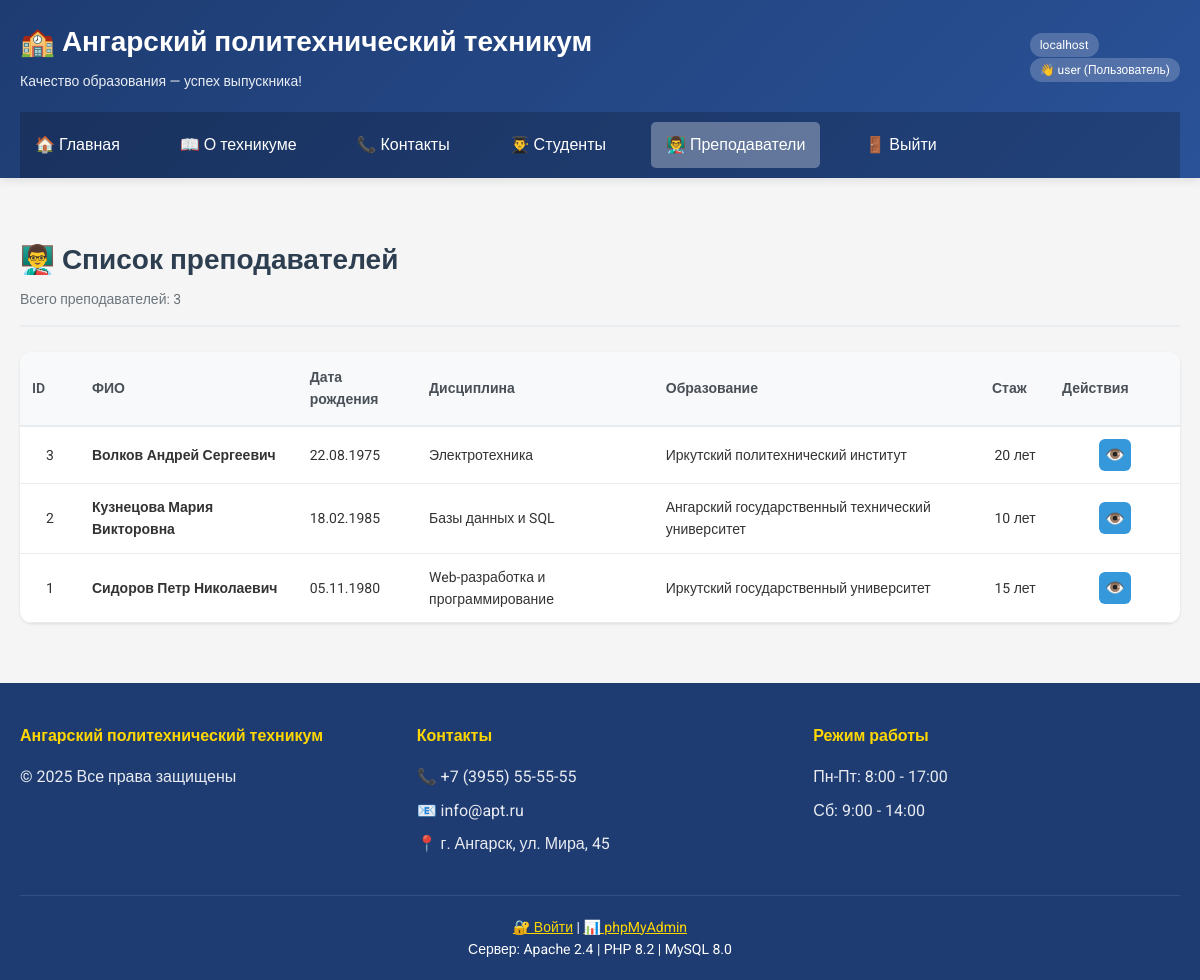
Page /teachers.php (signed in) on the committed database.
### tables this page shows
CREATE TABLE `teachers` (
  `id` int NOT NULL AUTO_INCREMENT,
  `full_name` varchar(150) NOT NULL,
  `birth_date` date DEFAULT NULL,
  `discipline` varchar(150) DEFAULT NULL,
  `education` varchar(200) DEFAULT NULL,
  `experience_years` int DEFAULT NULL,
  `phone` varchar(20) DEFAULT NULL,
  `email` varchar(100) DEFAULT NULL,
  `photo` varchar(255) DEFAULT NULL,
  `created_at` timestamp NULL DEFAULT CURRENT_TIMESTAMP,
  PRIMARY KEY (`id`)
);

### web/teachers.php (the view, shortened to what this page needs)
<?php
require_once 'db.php';
$teachers = $pdo->query("SELECT * FROM teachers ORDER BY id DESC")->fetchAll();
include 'template/header.php';
?>
<div class="teachers-page">
    <div class="page-header">
        <h2>👨‍🏫 Список преподавателей</h2>
        <p class="page-description">Всего преподавателей: <?= count($teachers) ?></p>
    </div>
    <div class="table-wrapper">
        <table class="teacher-table">
            <thead>
                <tr>
                    <th class="col-id">ID</th>
                    <th class="col-name">ФИО</th>
                    <th class="col-birth">Дата рождения</th>
                    <th class="col-discipline">Дисциплина</th>
                    <th class="col-education">Образование</th>
                    <th class="col-experience">Стаж</th>
                    <th class="col-actions">Действия</th>
                </tr>
            </thead>
            <tbody>
                <?php if (count($teachers) > 0): ?>
                    <?php foreach($teachers as $t): ?>
                    <tr>
                        <td class="col-id"><?= $t['id'] ?></td>
                        <td class="col-name">
                            <strong><?= htmlspecialchars($t['full_name']) ?></strong>
                        </td>
                        <td class="col-birth"><?= $t['birth_date'] && $t['birth_date'] != '0000-00-00' ? date('d.m.Y', strtotime($t['birth_date'])) : '—' ?></td>
                        <td class="col-discipline"><?= htmlspecialchars($t['discipline'] ?? '—') ?></td>
                        <td class="col-education"><?= htmlspecialchars($t['education'] ?? '—') ?></td>
                        <td class="col-experience"><?= $t['experience_years'] ?? '—' ?> <?= ($t['experience_years'] ?? 0) > 0 ? 'лет' : '' ?></td>
                        <td class="col-actions">
                            <button onclick="viewTeacher(
                                '<?= addslashes($t['full_name']) ?>',
                                '<?= $t['birth_date'] ?>',
                                '<?= addslashes($t['discipline'] ?? '') ?>',
                                '<?= addslashes($t['education'] ?? '') ?>',
                                '<?= addslashes($t['experience_years'] ?? '') ?>',
                                '<?= addslashes($t['phone'] ?? '') ?>',
                                '<?= addslashes($t['email'] ?? '') ?>'
                            )" class="action-btn action-view" title="Просмотр">
                                👁️
                            </button>
                        </td>
                    </tr>
                    <?php endforeach; ?>
                <?php endif; ?>
            </tbody>
        </table>
    </div>
</div>
<?php include 'template/footer.php'; ?>

### web/css/style.css (style rules this page uses)
* { margin: 0; padding: 0; box-sizing: border-box; }
body { font-family: 'Roboto', sans-serif; background: #f5f5f5; color: #333; line-height: 1.6; display: flex; flex-direction: column; min-height: 100vh; }

### web/teachers.php (style rules this page uses)
.teachers-page { max-width: 1400px; margin: 0 auto; padding: 20px; }
.page-header { margin-bottom: 25px; border-bottom: 2px solid #e9ecef; padding-bottom: 15px; }
.page-header h2 { color: #2c3e50; font-size: 28px; margin-bottom: 5px; }
.page-description { color: #6c757d; font-size: 14px; }
.table-wrapper { background: white; border-radius: 12px; overflow-x: auto; box-shadow: 0 1px 3px rgba(0,0,0,0.1); }
.teacher-table { width: 100%; border-collapse: collapse; font-size: 14px; }
.teacher-table thead { background: #f8f9fa; border-bottom: 2px solid #e9ecef; }
.teacher-table th { padding: 14px 12px; text-align: left; font-weight: 600; color: #495057; }
.teacher-table td { padding: 12px; border-bottom: 1px solid #e9ecef; vertical-align: middle; }
.col-id { width: 60px; text-align: center; }
.col-name { font-weight: 500; min-width: 180px; }
.col-discipline { min-width: 150px; }
.col-education { min-width: 200px; }
.col-experience { width: 70px; text-align: center; }
.col-actions { width: 130px; text-align: center; white-space: nowrap; }
.action-btn { display: inline-flex; align-items: center; justify-content: center; width: 32px; height: 32px; border: none; border-radius: 6px; cursor: pointer; font-size: 16px; transition: all 0.2s; text-decoration: none; margin: 0 2px; }
.action-view { background: #3498db; color: white; }

### rows in the picture
teachers: id "3", full_name "Волков Андрей Сергеевич", birth_date "22.08.1975", discipline "Электротехника", education "Иркутский политехнический институт", experience_years "20", shows "лет"
teachers: id "2", full_name "Кузнецова Мария Викторовна", birth_date "18.02.1985", discipline "Базы данных и SQL", education "Ангарский государственный технический университет", experience_years "10", shows "лет"
teachers: id "1", full_name "Сидоров Петр Николаевич", birth_date "05.11.1980", discipline "Web-разработка и программирование", education "Иркутский государственный университет", experience_years "15", shows "лет"

### other values in the picture
$server_name "localhost"
$_SESSION['username'] "user"
count($teachers) "3"
